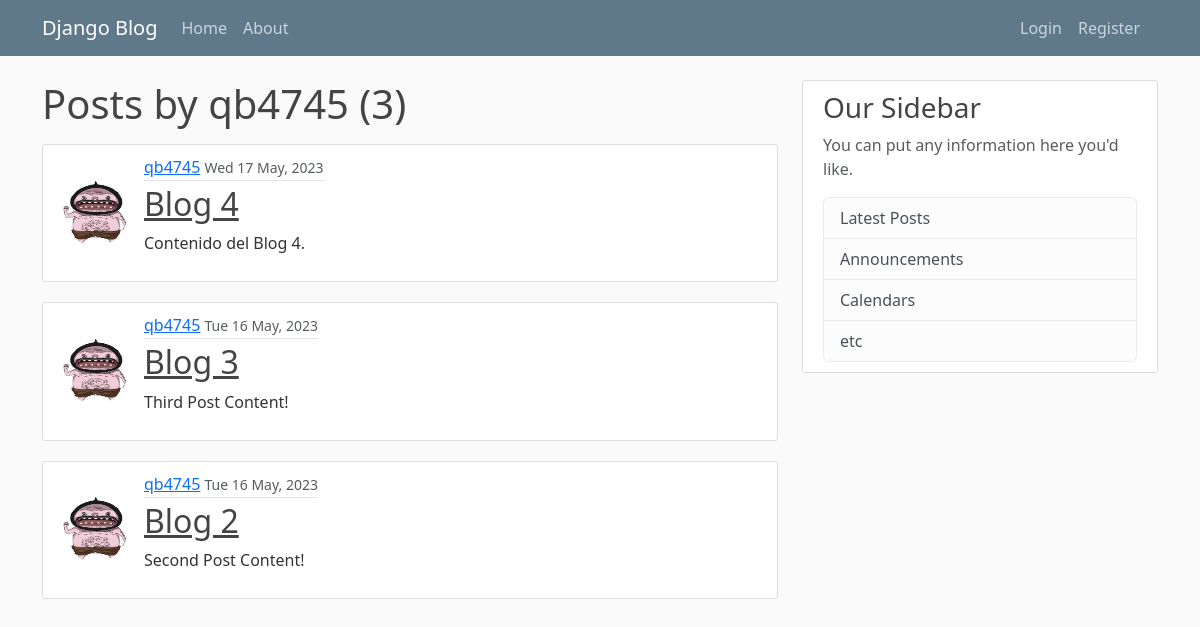
The app's page /user/qb4745, older data.
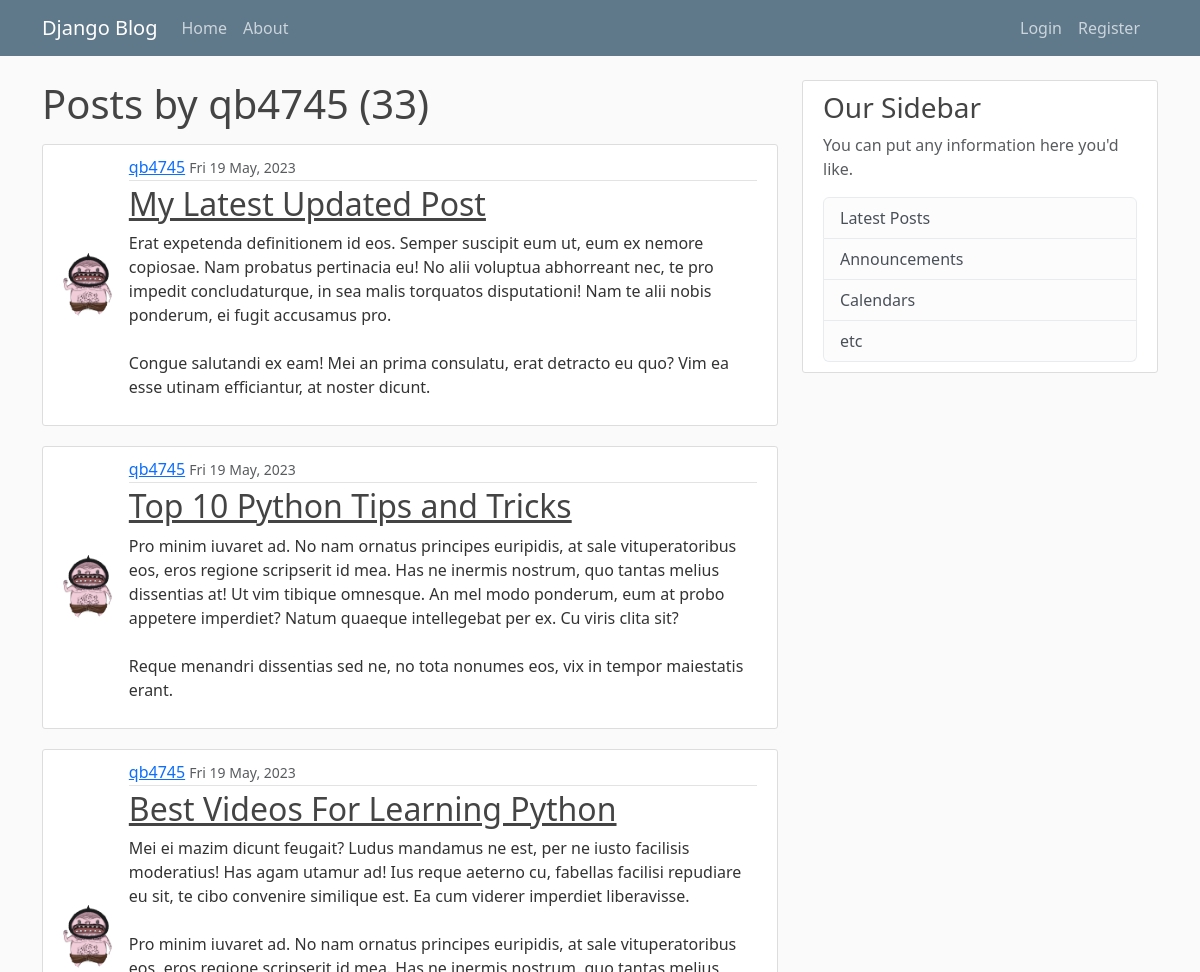
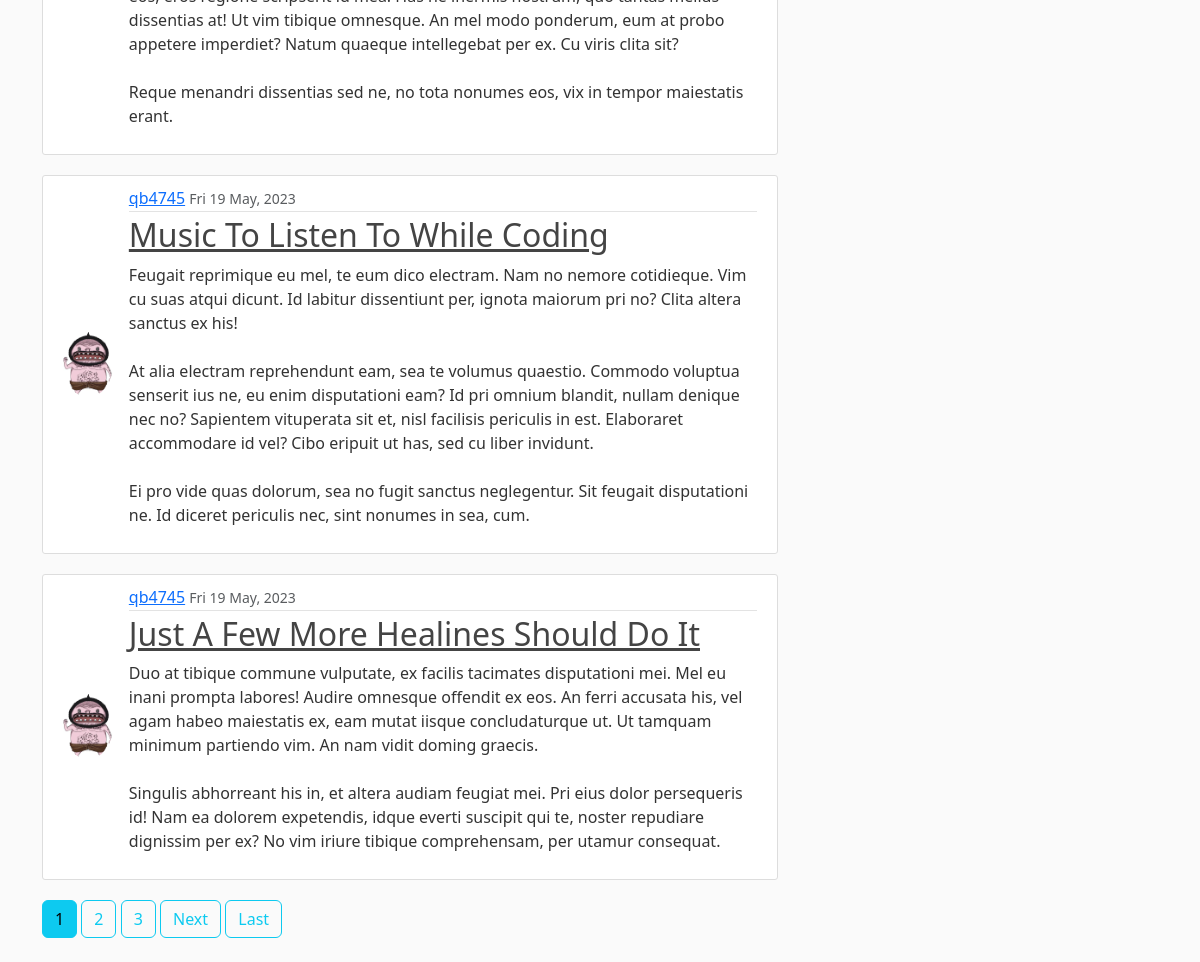
The same page, newer data (2 pictures, top to bottom).
### blog/models.py (models this page shows, shortened)
class Post(models.Model):
    title = models.CharField(max_length=100)
    content = models.TextField()
    date_posted = models.DateTimeField(default=timezone.now)
    author = models.ForeignKey(User, on_delete=models.CASCADE)

### users/models.py (models this page shows, shortened)
class Profile(models.Model):
    user = models.OneToOneField(User, on_delete=models.CASCADE)
    image = models.ImageField(default="default.jpg", upload_to="profile_pics")

### blog/views.py (the view)
# urls.py: path("user/<str:username>", UserPostListView.as_view(), name="user-posts"),
class UserPostListView(ListView):
    model = Post
    template_name = "blog/user_posts.html"  # <app>/<model>_<viewtype>.html
    context_object_name = "posts"
    ordering = ["-date_posted"]
    paginate_by = 5
    def get_queryset(self):
        user = get_object_or_404(User, username=self.kwargs.get("username"))
        return Post.objects.filter(author=user).order_by("-date_posted")

### blog/templates/blog/user_posts.html (shortened to what this page needs)
{% extends "blog/base.html"%}
{% block content %}
    <h1 class="mb-3">Posts by {{ view.kwargs.username }} ({{ page_obj.paginator.count }})</h1>
	{% for post in posts%}
		<article class="media content-section profile-media-body">
			<img
				class="rounded-circle article-img"
				src="{{ post.author.profile.image.url }}"
			/>
			<div class="media-body">
				<div class="article-metadata">
					<a class="mr-2" href="{% url 'user-posts' post.author.username %}">{{ post.author }}</a>
					<small class="text-muted"
						>{{ post.date_posted|date:"D d M, Y" }}</small
					>
				</div>
				<h2>
					<a class="article-title" href="{% url 'post-detail' post.id %}"
						>{{ post.title }}</a
					>
				</h2>
				<p class="article-content">{{ post.content }}</p>
			</div>
		</article>
	{% endfor%}
	{% if is_paginated %}
		{% for num in page_obj.paginator.page_range %}
			{% if page_obj.number == num %}
				<a class="btn btn-info mb-4" href="?page={{ num }}">{{ num }}</a>
			{% elif num > page_obj.number|add:"-3" and num < page_obj.number|add:"3" %}
				<a class="btn btn-outline-info mb-4" href="?page={{ num }}">{{ num }}</a>
			{% endif %}
		{% endfor %}
		{% if page_obj.has_next %}
			<a
				class="btn btn-outline-info mb-4"
				href="?page={{ page_obj.next_page_number }}"
				>Next</a
			>
			<a
				class="btn btn-outline-info mb-4"
				href="?page={{ page_obj.paginator.num_pages }}"
				>Last</a
			>
		{% endif %}
	{% endif %}
{% endblock content %}

### blog/templates/blog/base.html (shortened to what this page needs)
{% load static %}
<!DOCTYPE html>
<html lang="en">
	<head>
		<link
			href="https://cdn.jsdelivr.net/npm/bootstrap@5.3.0-alpha3/dist/css/bootstrap.min.css"
			rel="stylesheet"
		/>
		<link
			rel="stylesheet"
			type="text/css"
			href="{% static 'blog/main.css' %}"
		/>
	</head>
	<body>
		<header class="site-header">
			<nav class="navbar navbar-expand-md navbar-dark bg-steel fixed-top">
				<div class="container">
					<a class="navbar-brand mr-4" href="/">Django Blog</a>
					<div class="collapse navbar-collapse" id="navbarToggle">
						<div class="navbar-nav mr-auto">
							<a
								class="nav-item nav-link"
								href="{% url 'blog-home' %}"
								>Home</a
							>
							<a
								class="nav-item nav-link"
								href="{% url 'blog-about' %}"
								>About</a
							>
						</div>
						<div class="navbar-nav navbar-right">
							{% if user.is_authenticated %}
							<a
								class="nav-item nav-link"
								href="{% url 'post-create' %}"
								>New Post</a
							>
							<a
								class="nav-item nav-link"
								href="{% url 'profile' %}"
								>Profile</a
							>
							<a
								class="nav-item nav-link"
								href="{% url 'logout' %}"
								>Logout</a
							>
							{% else %}
							<a
								class="nav-item nav-link"
								href="{% url 'login' %}"
								>Login</a
							>
							<a
								class="nav-item nav-link"
								href="{% url 'register' %}"
								>Register</a
							>
							{% endif %}
						</div>
					</div>
				</div>
			</nav>
		</header>
		<main role="main" class="container">
			<div class="row">
				<div class="col-md-8">
					 {% block content %} {% endblock %}
				</div>
				<div class="col-md-4">
					<div class="content-section">
						<h3>Our Sidebar</h3>
						<p class="text-muted">
							You can put any information here you'd like.
						</p>
						<ul class="list-group">
							<li class="list-group-item list-group-item-light">
								Latest Posts
							</li>
							<li class="list-group-item list-group-item-light">
								Announcements
							</li>
							<li class="list-group-item list-group-item-light">
								Calendars
							</li>
							<li class="list-group-item list-group-item-light">
								etc
							</li>
						</ul>
					</div>
				</div>
			</div>
		</main>
	</body>
</html>

### blog/static/blog/main.css (style rules this page uses)
body { background: #fafafa; color: #333333; margin-top: 5rem; }
h1, h2, h3, h4, h5, h6 { color: #444444; }
ul { margin: 0; }
.bg-steel { background-color: #5f788a; }
.site-header .navbar-nav .nav-link { color: #cbd5db; }
.content-section { background: #ffffff; padding: 10px 20px; border: 1px solid #dddddd; border-radius: 3px; margin-bottom: 20px; }
.article-title { color: #444444; }
.article-content { white-space: pre-line; }
.article-img { height: 65px; width: 65px; margin-right: 16px; }
.article-metadata { padding-bottom: 1px; margin-bottom: 4px; border-bottom: 1px solid #e3e3e3 }
.navbar-right { margin-left: auto; margin-right: 10px; }
.profile-media-body { display: flex; align-items: center; }

Row changes from the older to the newer data that the page shows:
removed Post: author.profile.image (picture), author "qb4745", date_posted "Wed 17 May, 2023", title "Blog 4", content "Contenido del Blog 4."
no longer on this page (row unchanged): Post: author.profile.image (picture), author "qb4745", date_posted "Tue 16 May, 2023", title "Blog 3", content "Third Post Content!"
no longer on this page (row unchanged): Post: author.profile.image (picture), author "qb4745", date_posted "Tue 16 May, 2023", title "Blog 2", content "Second Post Content!"
added Post: author.profile.image (picture), author "qb4745", date_posted "Fri 19 May, 2023", title "My Latest Updated Post", content "Erat expetenda definitionem id eos. Semper suscipit eum ut, eum ex nemore copiosae. Nam probatus pertinacia eu! No alii voluptua abhorreant nec, te pro impedit concludaturque, in sea malis torquatos disputationi! Nam te alii nobis ponderum, ei fugit accusamus pro. Congue salutandi ex eam! Mei an prima consulatu, erat detracto eu quo? Vim ea esse utinam efficiantur, at noster dicunt."
added Post: author.profile.image (picture), author "qb4745", date_posted "Fri 19 May, 2023", title "Top 10 Python Tips and Tricks", content "Pro minim iuvaret ad. No nam ornatus principes euripidis, at sale vituperatoribus eos, eros regione scripserit id mea. Has ne inermis nostrum, quo tantas melius dissentias at! Ut vim tibique omnesque. An mel modo ponderum, eum at probo appetere imperdiet? Natum quaeque intellegebat per ex. Cu viris clita sit? Reque menandri dissentias sed ne, no tota nonumes eos, vix in tempor maiestatis erant."
added Post: author.profile.image (picture), author "qb4745", date_posted "Fri 19 May, 2023", title "Best Videos For Learning Python", content "Mei ei mazim dicunt feugait? Ludus mandamus ne est, per ne iusto facilisis moderatius! Has agam utamur ad! Ius reque aeterno cu, fabellas facilisi repudiare eu sit, te cibo convenire similique est. Ea cum viderer imperdiet liberavisse. Pro minim iuvaret ad. No nam ornatus principes euripidis, at sale vituperatoribus eos, eros regione scripserit id mea. Has ne inermis nostrum, quo tantas melius dissentias at! Ut vim tibique omnesque. An mel modo ponderum, eum at probo appetere imperdiet? Natum quaeque intellegebat per ex. Cu viris clita sit? Reque menandri dissentias sed ne, no tota nonumes eos, vix in tempor maiestatis erant."
added Post: author.profile.image (picture), author "qb4745", date_posted "Fri 19 May, 2023", title "Music To Listen To While Coding", content "Feugait reprimique eu mel, te eum dico electram. Nam no nemore cotidieque. Vim cu suas atqui dicunt. Id labitur dissentiunt per, ignota maiorum pri no? Clita altera sanctus ex his! At alia electram reprehendunt eam, sea te volumus quaestio. Commodo voluptua senserit ius ne, eu enim disputationi eam? Id pri omnium blandit, nullam denique nec no? Sapientem vituperata sit et, nisl facilisis periculis in est. Elaboraret accommodare id vel? Cibo eripuit ut has, sed cu liber invidunt. Ei pro vide quas dolorum, sea no fugit sanctus neglegentur. Sit feugait disputationi ne. Id diceret periculis nec, sint nonumes in sea, cum."
added Post: author.profile.image (picture), author "qb4745", date_posted "Fri 19 May, 2023", title "Just A Few More Healines Should Do It", content "Duo at tibique commune vulputate, ex facilis tacimates disputationi mei. Mel eu inani prompta labores! Audire omnesque offendit ex eos. An ferri accusata his, vel agam habeo maiestatis ex, eam mutat iisque concludaturque ut. Ut tamquam minimum partiendo vim. An nam vidit doming graecis. Singulis abhorreant his in, et altera audiam feugiat mei. Pri eius dolor persequeris id! Nam ea dolorem expetendis, idque everti suscipit qui te, noster repudiare dignissim per ex? No vim iriure tibique comprehensam, per utamur consequat."
Text that changed along with them:
{{ page_obj.paginator.count }}: "3" → "33"
new list line: "1"
new list line: "2"
new list line: "3"
text now shown: "Next Last"
